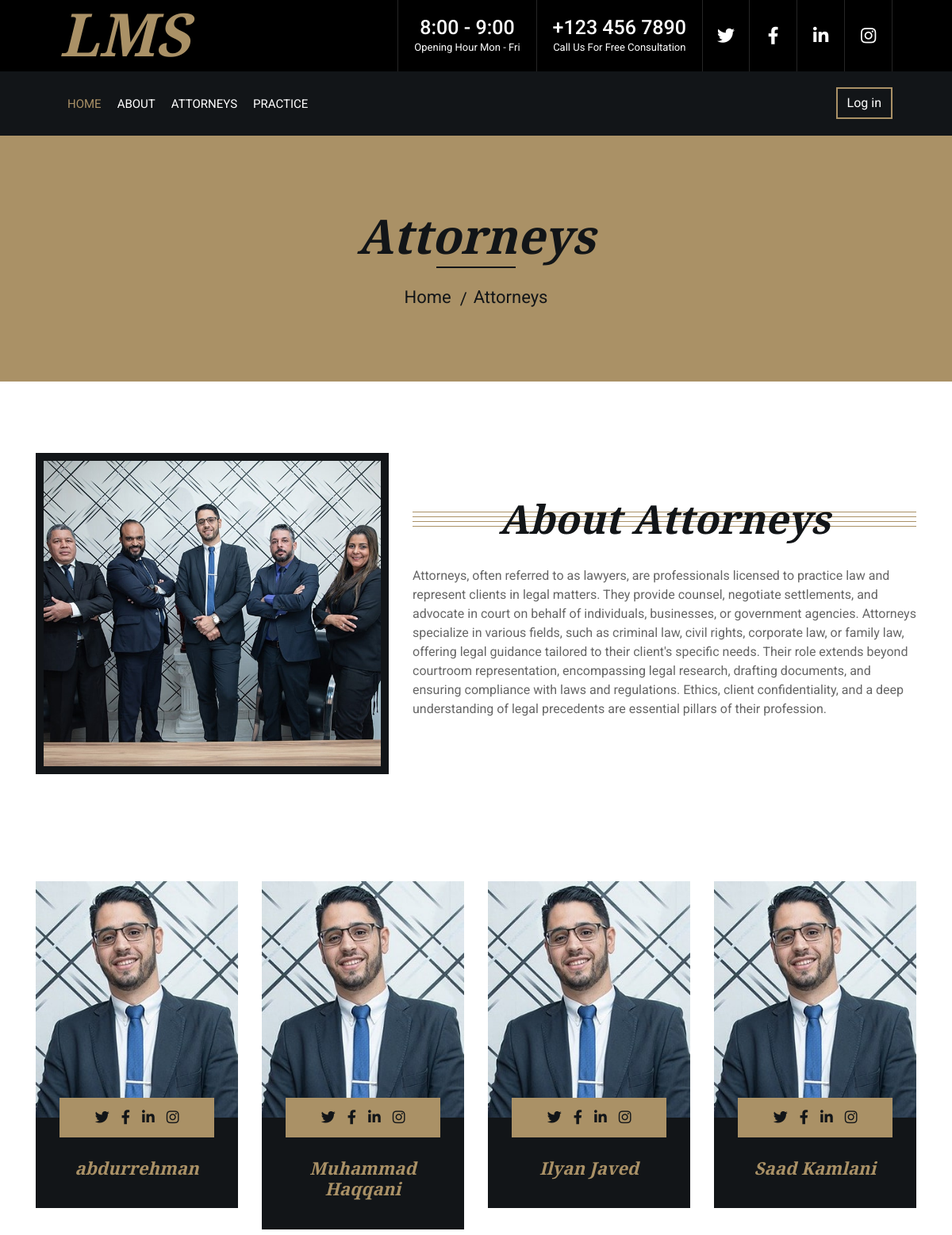
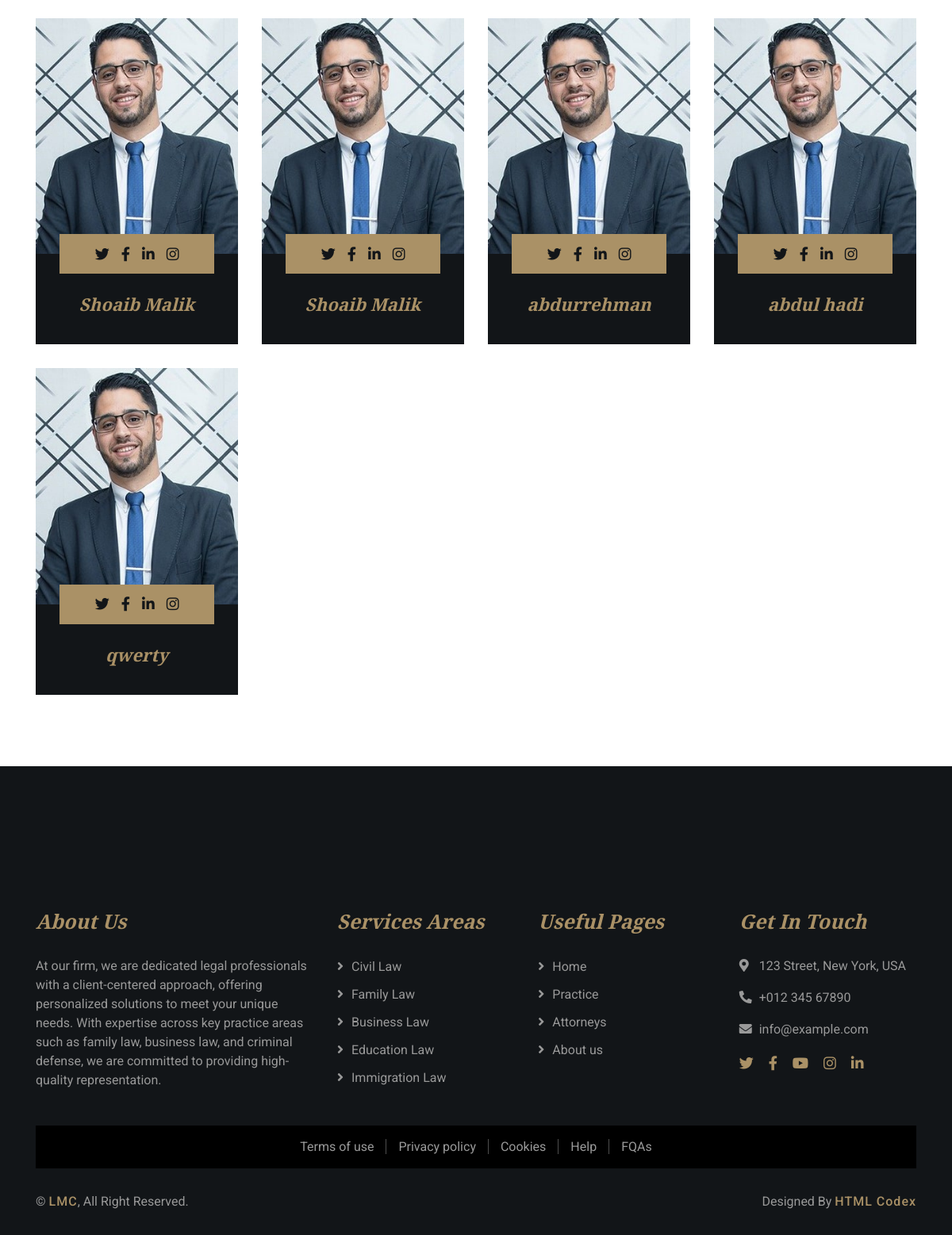
The page /attorneys_old.php on the database its author committed (2 pictures, top to bottom).
### tables this page shows
CREATE TABLE `users` (
  `userid` int(11) NOT NULL,
  `name` varchar(50) NOT NULL,
  `email` varchar(255) DEFAULT NULL,
  `genderid` int(11) DEFAULT NULL,
  `dob` date DEFAULT NULL,
  `phone` varchar(16) DEFAULT NULL,
  `address` text DEFAULT NULL,
  `roleid` int(11) DEFAULT NULL,
  `photo` varchar(255) DEFAULT NULL
);

### attorneys_old.php (the view, shortened to what this page needs)
<?php
    include('header.inc.php');
    $att_sql = "SELECT * FROM `users` AS usr
    LEFT JOIN `genders` AS gdr ON usr.genderid = gdr.genderid
    LEFT JOIN `lawyerdetails` AS ldt ON usr.userid = ldt.lawyerid
    LEFT JOIN `specializations` AS spz ON ldt.specializationid = spz.spid
    WHERE roleid = 2";
    $attorneys = mysqli_query($conn,$att_sql);
?>
<div class="wrapper">
    <div class="page-header">
                <div class="container">
                    <div class="row">
                        <div class="col-12">
                            <h2>Attorneys</h2>
                        </div>
                        <div class="col-12">
                            <a href="index.php">Home</a>
                            <a href="attorneys.php">Attorneys</a>
                        </div>
                    </div>
                </div>
            </div>
            <div class="about">
                <div class="container">
                    <div class="row align-items-center">
                        <div class="col-lg-5 col-md-6">
                            <div class="about-img">
                                <img src="img/about.jpg" alt="Image">
                            </div>
                        </div>
                        <div class="col-lg-7 col-md-6">
                            <div class="section-header">
                                <h2>About Attorneys</h2>
                            </div>
                            <div class="about-text">
                                <p>
                                    Attorneys, often referred to as lawyers, are professionals licensed to practice law and represent clients in legal matters.
                                 They provide counsel, negotiate settlements, and advocate in court on behalf of individuals, businesses, or government agencies.
                                 Attorneys specialize in various fields, such as criminal law, civil rights, corporate law, or family law, offering legal guidance tailored to their client's specific needs.
                                 Their role extends beyond courtroom representation, encompassing legal research, drafting documents, and ensuring compliance with laws and regulations. Ethics, client confidentiality, and a deep understanding of legal precedents are essential pillars of their profession.
                                </p>
                            </div>
                        </div>
                    </div>
                </div>
            </div>
            <div class="team">
                <div class="container">
                    <div class="row">
                    <?php while($attorney = mysqli_fetch_assoc($attorneys)){?>
                        <div class="col-lg-3 col-md-6">
                            <div class="team-item">
                                <div class="team-img">
                                    <a href=""><img src="<?php echo $attorney['photo']?>" alt="Team Image"></a>
                                </div>
                                <div class="team-text">
                                    <h2><?php echo $attorney['name']?></h2>
                                    <div class="team-social">
                                        <a class="social-tw" href=""><i class="fab fa-twitter"></i></a>
                                        <a class="social-fb" href=""><i class="fab fa-facebook-f"></i></a>
                                        <a class="social-li" href=""><i class="fab fa-linkedin-in"></i></a>
                                        <a class="social-in" href=""><i class="fab fa-instagram"></i></a>
                                    </div>
                                </div>
                            </div>
                        </div>
                    <?php }?>
                    </div>
                </div>
            </div>
        </div>
            <?php
    include('footer.inc.php');
?>

### css/style.css (style rules this page uses)
body { color: #666666; background: #ffffff; font-family: 'Roboto', sans-serif; font-weight: 400; }
h1, h2, h3, h4, h5, h6 { font-family: 'EB Garamond', serif; font-weight: 600; font-style: italic; color: #121518; }
a { color: #454545; transition: .3s; }
.wrapper { position: relative; width: 100%; max-width: 1366px; margin: 0 auto; background: #ffffff; }
.page-header { position: relative; margin-bottom: 45px; padding: 90px 0; text-align: center; background: #aa9166; }
.page-header h2 { position: relative; color: #121518; font-size: 60px; font-weight: 700; margin-bottom: 20px; padding-bottom: 5px; }
.page-header h2::after { position: absolute; content: ""; width: 100px; height: 2px; left: calc(50% - 50px); bottom: 0; background: #121518; }
.page-header a { position: relative; padding: 0 12px; font-size: 22px; color: #121518; }
.page-header a::after { position: absolute; content: "/"; width: 8px; height: 8px; top: -2px; right: -7px; text-align: center; color: #121518; }
.page-header a:last-child::after { display: none; }
.section-header { position: relative; width: 100%; text-align: center; margin-bottom: 45px; }
.section-header h2 { margin: 0; position: relative; font-size: 50px; font-weight: 700; white-space: nowrap; z-index: 1; }
.section-header h2::before { position: absolute; content: ""; width: 100%; height: 7px; left: 0; top: 21px; background: transparent; border-top: 1px solid #aa9166; border-bottom: 1px solid #aa9166; z-index: -1; }
.section-header h2::after { position: absolute; content: ""; width: 100%; height: 7px; left: 0; bottom: 20px; background: transparent; border-top: 1px solid #aa9166; border-bottom: 1px solid #aa9166; z-index: -1; }
.about { position: relative; width: 100%; padding: 45px 0; }
.about .section-header { margin-bottom: 30px; }
.about .about-img { position: relative; height: 100%; padding: 10px; background: #121518; }
.about .about-img img { width: 100%; height: 100%; object-fit: cover; }
.about .about-text p { font-size: 16px; }
.team { position: relative; width: 100%; padding: 45px 0 15px 0; }
.team .team-item { margin-bottom: 30px; }
.team .team-img { position: relative; }
.team .team-img img { width: 100%; }
.team .team-text { position: relative; padding: 50px 15px 30px 15px; text-align: center; background: #121518; }
.team .team-text h2 { font-size: 22px; font-weight: 600; color: #aa9166; }
.team .team-social { position: absolute; width: calc(100% - 60px); height: 50px; top: -25px; left: 30px; display: flex; align-items: center; justify-content: center; background: #aa9166; font-size: 0; transition: .5s; }
.team .team-social a { display: inline-block; margin-right: 15px; font-size: 18px; text-align: center; color: #121518; transition: .3s; }
.team .team-social a:last-child { margin-right: 0; }

### rows shown on the page
users: photo (picture), name "abdurrehman"
users: photo (picture), name "Muhammad Haqqani"
users: photo (picture), name "Ilyan Javed"
users: photo (picture), name "Saad Kamlani"
users: photo (picture), name "Shoaib Malik"
users: photo (picture), name "Shoaib Malik"
users: photo (picture), name "abdurrehman"
users: photo (picture), name "abdul hadi"
users: photo (picture), name "qwerty"
